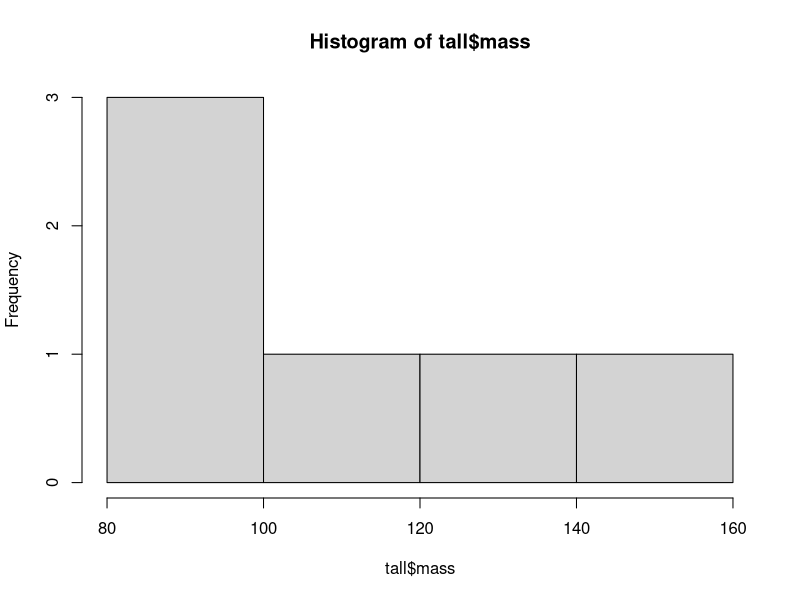
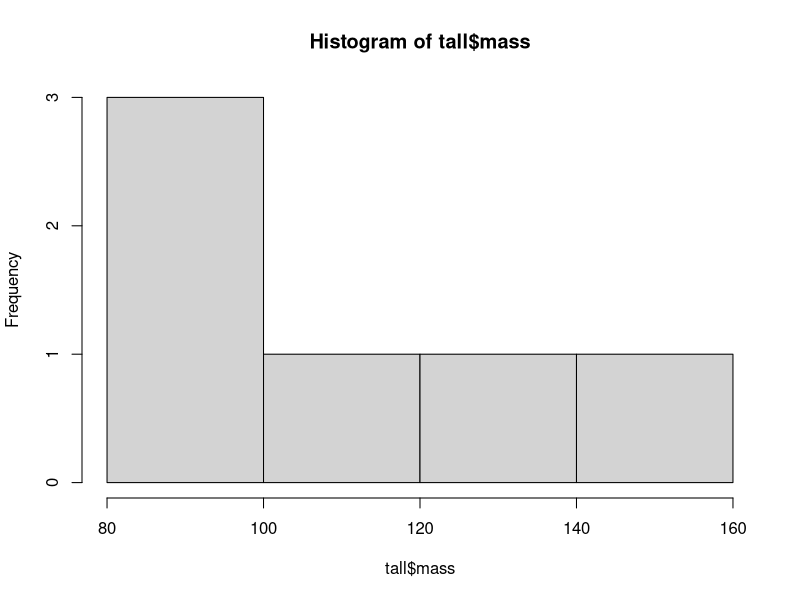

These figures' R source, in order:
# this is a comment
# packages should be loaded at the top of a script:
library(tidyverse)

# filter a dataset:
# (press Ctrl/Cmd + Enter to run the entire code block)
# (press Ctrl/Cmd +Shift + M to enter the ` %>% ` (pipe) combination)

dplyr::starwars %>%
  filter(height > 200)

# assign a variable

max_height <- 200

# assign result of calculation to variable

max_height <- 2 * 101
max_height

# use this to filter
# and assign result to new object

tall <- dplyr::starwars %>% # assign result to new variable
  filter(height > max_height) %>% # filter
  select(name, mass, height, eye_color) # only keep some columns

# plot it!

hist(tall$mass) # ugly plot but it works

# write the plot to a PNG file

png("chart-output/starwars_height-hist.png")
hist(tall$mass) # ugly plot but it works
dev.off()
